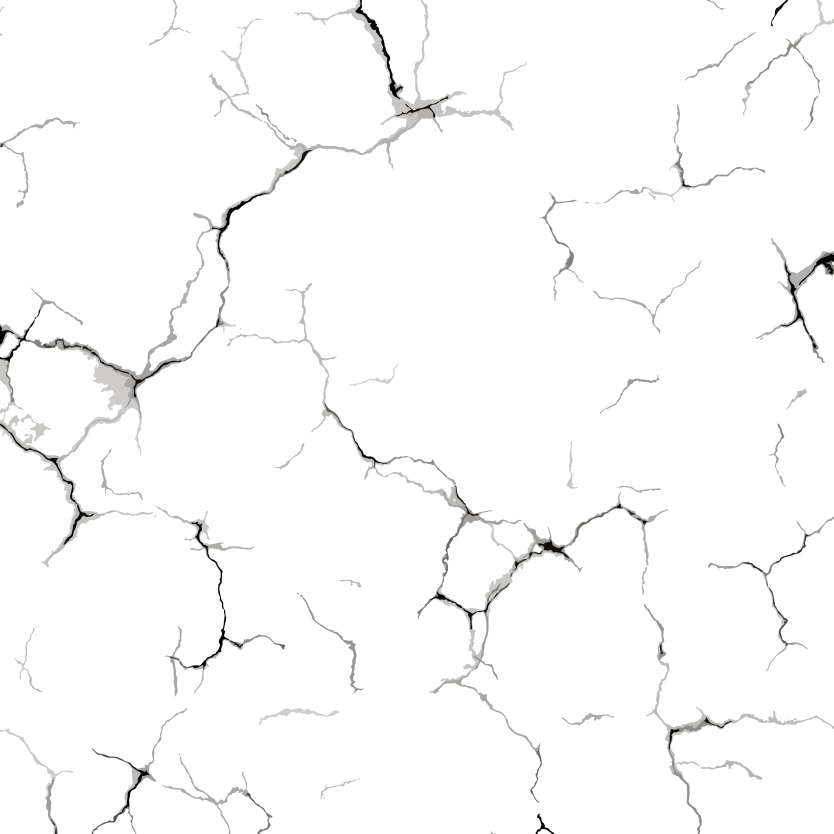
#> input picture destruct_images/overlays/transparent/cracks.png, 5000 x 5000 px (shown at 1/6 size)
$ python -i overlay_transparent.py   (imports and definitions only)
#> lines starting #> are read from the running program, lines starting #| are printed output that depends on the picture; after the words box and inside, x2 and y2 are one past the last pixel; in counts of white or black regions, pixels touching at a corner belong together
#> in main, base_img is the input picture: PIL image 5000x5000 RGBA; mean R, G, B, A 251, 250.9, 250.8, 10.8
#| ✓ Loaded base image: (5000, 5000)
from PIL import Image
import os
import random
import numpy as np


def make_binary_mask(alpha_channel, threshold=127):
    """Convert alpha channel to binary mask (0 or 255)"""
    alpha_array = np.array(alpha_channel)
    binary = np.where(alpha_array > threshold, 255, 0).astype(np.uint8)
    return Image.fromarray(binary, mode="L")


# [45 lines left out: function apply_crack, not called in this run]


def apply_fire(base_img, overlay_path, scale_factor=0.3):
    """
    Overlay fire image, make it smaller and apply to random position
    scale_factor: size relative to base image (0.3 = 30% of base width)
    Returns: (result_image, mask) where mask is 1 where overlay exists, 0 elsewhere
    """
#> called with scale_factor = 0.25
    if not os.path.exists(overlay_path):
        print(f"⚠ Fire overlay not found: {overlay_path}")
        mask = Image.new("L", base_img.size, 0)
        return base_img, mask

    overlay = Image.open(overlay_path).convert("RGBA")
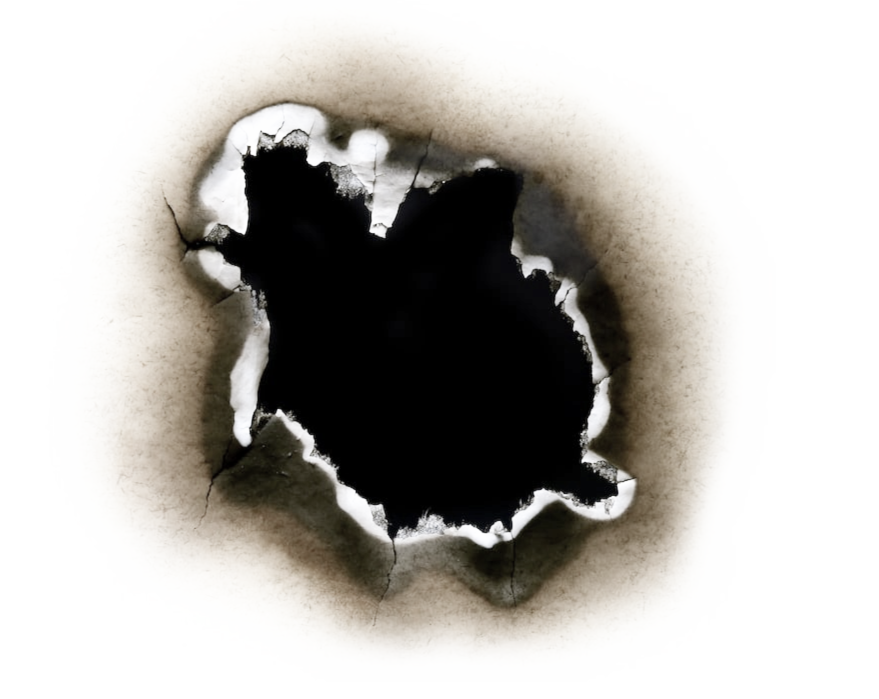
#> input picture destruct_images/overlays/transparent/fire.png, 1758 x 1398 px, found by its file name (shown at 1/2 size)
#> overlay is the input picture: PIL image 1758x1398 RGBA; mean R, G, B, A 167.7, 162.5, 154, 91.7

    # Scale down fire
    new_width = int(base_img.width * scale_factor)
#> new_width = 1250
    scale = new_width / overlay.width
#> scale = 0.711
    new_height = int(overlay.height * scale)
#> new_height = 994
    overlay = overlay.resize((new_width, new_height), Image.Resampling.LANCZOS)
#> overlay: PIL image 1250x994 RGBA

    # Random position
    max_x = max(0, base_img.width - overlay.width)
#> max_x = 3750
    max_y = max(0, base_img.height - overlay.height)
#> max_y = 4006
    x_pos = random.randint(0, max_x) if max_x > 0 else 0
#> x_pos = 3104
    y_pos = random.randint(0, max_y) if max_y > 0 else 0
#> y_pos = 3646

    # Composite fire at random position
    temp = base_img.copy()
    temp.paste(overlay, (x_pos, y_pos), overlay)

    # Create mask: binary (0 or 255) where overlay is
    mask = Image.new("L", base_img.size, 0)
#> mask: PIL image 5000x5000 L; every value is 0
    overlay_alpha = overlay.split()[3]
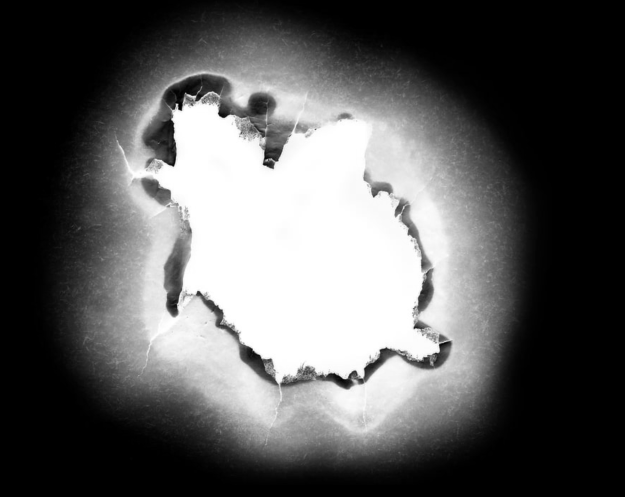
#> overlay_alpha: PIL image 1250x994 L (shown at 1/2 size); min 0, max 255, mean 91.7
    binary_alpha = make_binary_mask(overlay_alpha)
#> in make_binary_mask, `binary = np.where(alpha_array > threshold, 255, 0).astype(np.uint8)`:
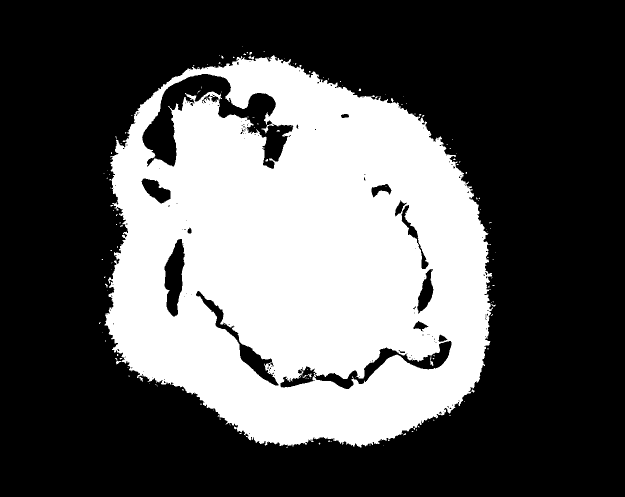
#> binary: shape (994, 1250) (shown at 1/2 size); 35% white; 149 white regions (139 under 20 px), largest, box (x1, y1, x2, y2) and area: (209, 110, 986, 895) 433460, (860, 713, 867, 732) 53, (279, 754, 286, 763) 34
    mask.paste(binary_alpha, (x_pos, y_pos))
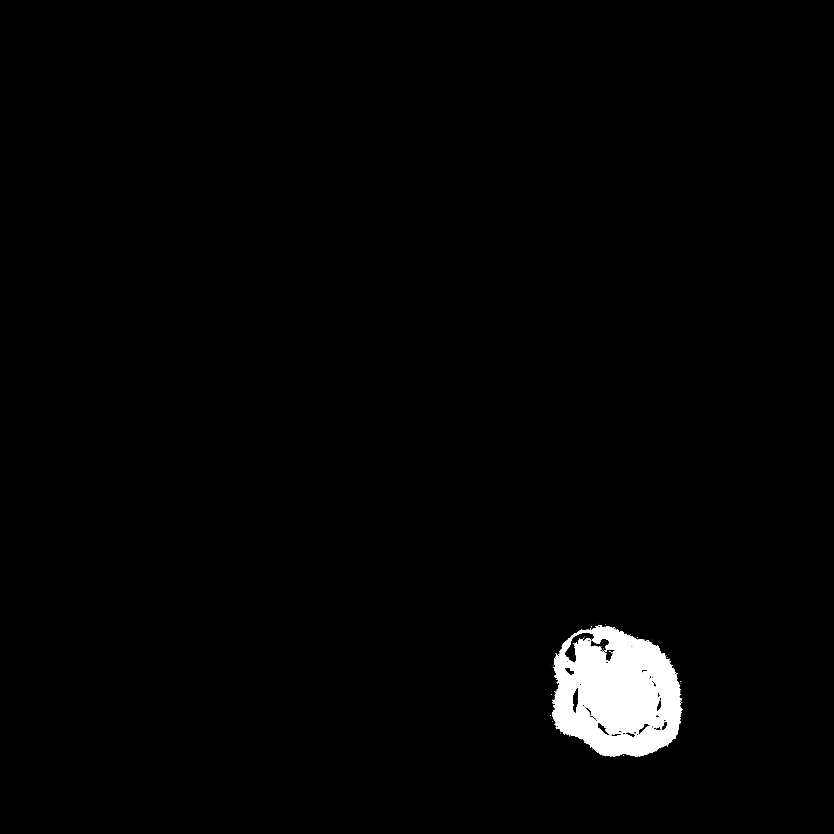
#> mask: PIL image 5000x5000 L (shown at 1/6 size); 1.7% white; 149 white regions (139 under 20 px), largest, box (x1, y1, x2, y2) and area: (3313, 3756, 4090, 4541) 433460, (3964, 4359, 3971, 4378) 53, (3383, 4400, 3390, 4409) 34

    print(f"✓ Applied fire overlay at position ({x_pos}, {y_pos})")
#| ✓ Applied fire overlay at position (3104, 3646)
    return temp, mask


# [38 lines left out: function apply_papercut, not called in this run]


def main(base_image_path, output_path, mask_output_path, save_type="PNG"):
    # Load base image
    if not os.path.exists(base_image_path):
        return NameError(f"⚠ Base image not found: {base_image_path}")

    try:
        base_img = Image.open(base_image_path).convert("RGBA")
        print(f"✓ Loaded base image: {base_img.size}")

        choice = random.randint(1, 3)
        print(f"✓ Randomly selected overlay type: {choice}")
        # Apply overlays using functions
        if choice == 1:
            base_img, mask = apply_crack(base_img, "destruct_images/overlays/transparent/cracks.png")
        elif choice == 2:
            base_img, mask = apply_fire(base_img, "destruct_images/overlays/transparent/fire.png", scale_factor=0.25)
        else:
            base_img, mask = apply_papercut(base_img, "destruct_images/overlays/transparent/papercut.png", num_copies=3)

        # Save result
        base_img.save(output_path, "PNG")
        mask.save(mask_output_path, "PNG")
        print(f"✓ Saved result: {output_path}")
        print(f"✓ Saved mask: {mask_output_path}")
    except Exception as e:
        print(f"⚠ Error processing image: {e}")
        pass


# [2 lines not run here, left out]

>>> result = main('overlays/transparent/cracks.png', 'out.png', 'out1.png')
